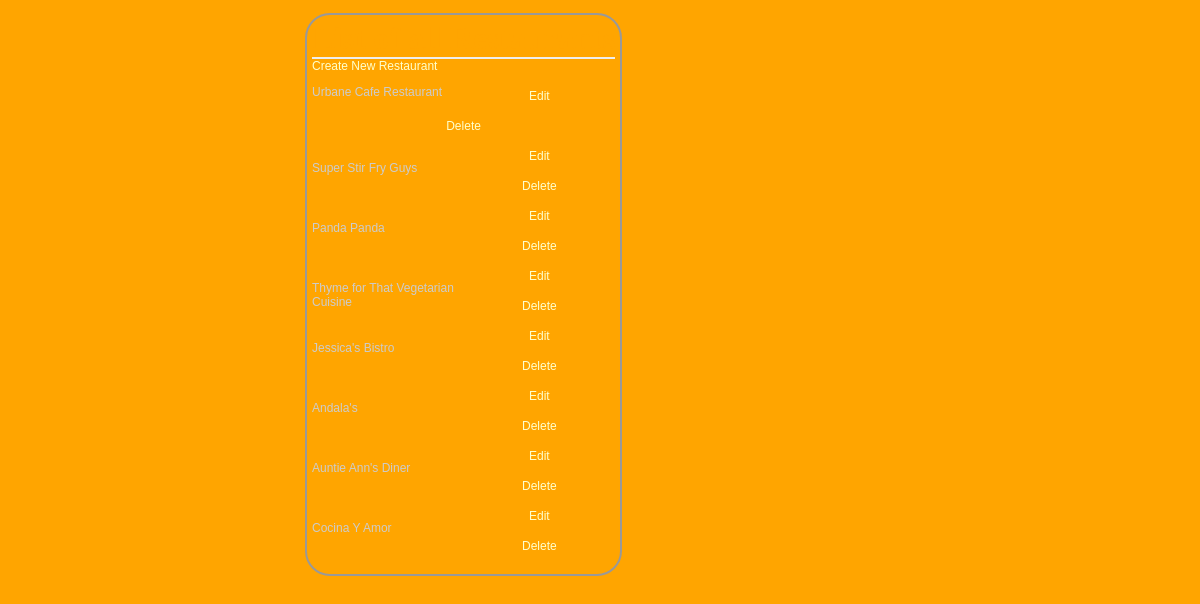
The page /restaurants/ on the database its author committed.
### database_setup.py (models this page shows, shortened)
class Restaurant(Base):
    __tablename__ = 'restaurant'
    id = Column(Integer, primary_key=True)
    name = Column(String(250), nullable=False)

### finalProject.py (the view)
@app.route('/')
@app.route('/restaurants/')
def showRestaurants():
    restaurant_list = session.query(Restaurant).all()
    print(restaurant_list)
    return render_template('restaurants.html', restaurants=restaurant_list)

### templates/restaurants.html
<html>
<head>
	<link rel=stylesheet type=text/css href="{{ url_for('static', filename='styles.css') }}">
</head>
<body>
  <div class = 'pane'>
        <div class = 'header'> <h1>List of all Restaurants</h1></div>
        <a href = '{{ url_for('newRestaurant') }}'>Create New Restaurant</a>
        {% for i in restaurants %}
          <div class = 'nameAndPrice'>
          <span class = 'name'><a href = "{{url_for('showMenu', restaurant_id = i.id)}}"><p>{{i.name}}</p></span>
				</div>
        <div class = "editdeletepane">
          <p><a href = "{{url_for('editRestaurant',restaurant_id = i.id)}}">Edit</a></p>
          <p> <a href = "{{url_for('deleteRestaurant',restaurant_id = i.id)}}">Delete</a></p>
        </div>
        {% endfor %}
  </div>
</body>
</html>

### static/styles.css (style rules this page uses)
body { font-family: sans-serif; background-color: #FFA500 }
h1, h3, h4 { color: #FFA500; }
h1, h2 { font-family: 'georgia', serif; margin: 0; }
h1 { border-bottom: 2px solid #eee; }
p, dd, dt { color: #cccccc; }
a { text-decoration: none; color: #ffffcc; font-size: .75em; }
.pane { position: absolute; left: 25%; border: 2px solid; border-radius: 25px; padding: 5px; margin: 5px; border-color: #999999; background-color: #FFA500; }
.header { left: 50%; text-align: center; }
.name { width: 50%; display: inline-block; float: left; }
.editdeletepane { left: 100%; text-align: center; }

### rows shown on the page
Restaurant: name "Urbane Cafe Restaurant"
Restaurant: name "Super Stir Fry Guys"
Restaurant: name "Panda Panda"
Restaurant: name "Thyme for That Vegetarian Cuisine"
Restaurant: name "Jessica's Bistro"
Restaurant: name "Andala's"
Restaurant: name "Auntie Ann's Diner"
Restaurant: name "Cocina Y Amor"
